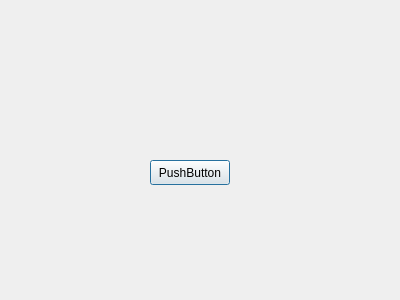
<?xml version="1.0" encoding="UTF-8"?>
<ui version="4.0">
 <class>Dialog</class>
 <widget class="QDialog" name="Dialog">
  <property name="geometry">
   <rect>
    <x>0</x>
    <y>0</y>
    <width>400</width>
    <height>300</height>
   </rect>
  </property>
  <property name="windowTitle">
   <string>Dialog</string>
  </property>
  <widget class="QPushButton" name="pushButton">
   <property name="geometry">
    <rect>
     <x>150</x>
     <y>160</y>
     <width>80</width>
     <height>25</height>
    </rect>
   </property>
   <property name="text">
    <string>PushButton</string>
   </property>
  </widget>
 </widget>
 <resources/>
 <connections/>
</ui>
